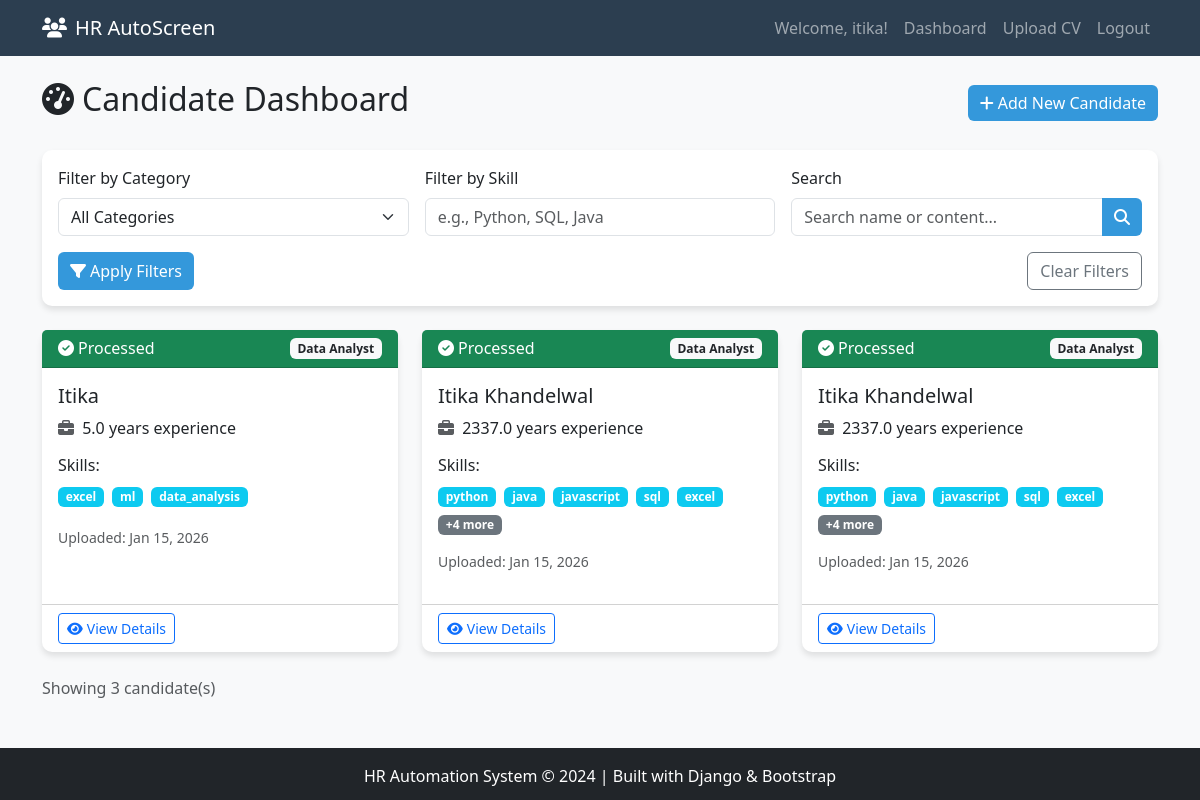
The page /dashboard/ (signed in) on the database its author committed.
### hr_app/models.py (models this page shows, shortened)
class Candidate(models.Model):
    name = models.CharField(max_length=200)
    email = models.EmailField(blank=True, null=True)
    phone = models.CharField(max_length=20, blank=True, null=True)
    cv_file = models.FileField(upload_to='cvs/')
    uploaded_at = models.DateTimeField(auto_now_add=True)
    uploaded_by = models.ForeignKey(
        User,
        on_delete=models.SET_NULL,
        null=True,
        related_name='uploaded_candidates'
    )
    raw_text = models.TextField(blank=True, help_text="Extracted text from CV")
    skills = models.TextField(blank=True, help_text="Comma-separated skills")
    experience_years = models.FloatField(default=0)
    education = models.TextField(blank=True)
    category = models.ForeignKey(
        Category,
        on_delete=models.SET_NULL,
        null=True,
        blank=True
    )
    is_processed = models.BooleanField(default=False)
    created_at = models.DateTimeField(auto_now_add=True)
    updated_at = models.DateTimeField(auto_now=True)
    class Meta:
        ordering = ['-uploaded_at']  # Newest candidates first
    def get_skills_list(self):
        if self.skills:
            return [skill.strip() for skill in self.skills.split(',')]
        return []

class Category(models.Model):
    name = models.CharField(max_length=100, unique=True)
    description = models.TextField(blank=True)
    keywords = models.TextField(
        help_text="Comma-separated keywords to identify this category"
    )
    class Meta:
        verbose_name_plural = "Categories"

### hr_app/views.py (the view, shortened to what this page needs)
# urls.py: path('dashboard/', views.dashboard, name='dashboard'),
@login_required
def dashboard(request):
    candidates = Candidate.objects.all().select_related('category').order_by('-uploaded_at')
    categories = Category.objects.all()
    category_filter = request.GET.get('category')
    skill_filter = request.GET.get('skill')
    search_query = request.GET.get('search')
    experience_filter = request.GET.get('experience')
    if category_filter and category_filter != 'all':
        candidates = candidates.filter(category__name=category_filter)
    if skill_filter and skill_filter.strip():
        candidates = candidates.filter(skills__icontains=skill_filter.strip())
    if search_query and search_query.strip():
        candidates = candidates.filter(
            Q(name__icontains=search_query) |
            Q(email__icontains=search_query) |
            Q(raw_text__icontains=search_query)
        )
    total_count = candidates.count()
    processed_count = candidates.filter(is_processed=True).count()
    unprocessed_count = total_count - processed_count
    context = {
        'candidates': candidates,
        'categories': categories,
        'current_category': category_filter,
        'current_skill': skill_filter,
        'search_query': search_query,
        'experience_filter': experience_filter,
        'total_count': total_count,
        'processed_count': processed_count,
        'unprocessed_count': unprocessed_count,
    }
    return render(request, 'hr_app/dashboard.html', context)

### templates/hr_app/dashboard.html (shortened to what this page needs)
{% extends 'base.html' %}
{% block content %}
<div class="d-flex justify-content-between align-items-center mb-4">
    <h2>
        <i class="fas fa-tachometer-alt me-2"></i>Candidate Dashboard
    </h2>
    <a href="{% url 'upload_cv' %}" class="btn btn-primary">
        <i class="fas fa-plus me-1"></i>Add New Candidate
    </a>
</div>
<div class="card mb-4">
    <div class="card-body">
        <form method="GET" class="row g-3">
            <div class="col-md-4">
                <label for="category" class="form-label">Filter by Category</label>
                <select name="category" id="category" class="form-select">
                    <option value="all" {% if not current_category or current_category == 'all' %}selected{% endif %}>
                        All Categories
                    </option>
                </select>
            </div>
            <div class="col-md-4">
                <label for="skill" class="form-label">Filter by Skill</label>
                <input type="text" name="skill" id="skill" class="form-control"
                       placeholder="e.g., Python, SQL, Java" value="{{ current_skill|default:'' }}">
            </div>
            <div class="col-md-4">
                <label for="search" class="form-label">Search</label>
                <div class="input-group">
                    <input type="text" name="search" id="search" class="form-control"
                           placeholder="Search name or content..." value="{{ search_query|default:'' }}">
                    <button type="submit" class="btn btn-primary">
                        <i class="fas fa-search"></i>
                    </button>
                </div>
            </div>
            <div class="col-12">
                <div class="d-flex justify-content-between">
                    <button type="submit" class="btn btn-primary">
                        <i class="fas fa-filter me-1"></i>Apply Filters
                    </button>
                    <a href="{% url 'dashboard' %}" class="btn btn-outline-secondary">
                        Clear Filters
                    </a>
                </div>
            </div>
        </form>
    </div>
</div>
{% if candidates %}
    <div class="row">
        {% for candidate in candidates %}
            <div class="col-lg-4 col-md-6 mb-4">
                <div class="card h-100">
                    <div class="card-header {% if candidate.is_processed %}bg-success{% else %}bg-warning{% endif %} text-white">
                        <div class="d-flex justify-content-between align-items-center">
                            <h6 class="mb-0">
                                {% if candidate.is_processed %}
                                    <i class="fas fa-check-circle me-1"></i>Processed
                                {% else %}
                                    <i class="fas fa-clock me-1"></i>Pending
                                {% endif %}
                            </h6>
                            <span class="badge bg-light text-dark">
                                {{ candidate.category.name|default:"Uncategorized" }}
                            </span>
                        </div>
                    </div>
                    <div class="card-body">
                        <h5 class="card-title">{{ candidate.name }}</h5>
                        <div class="mb-3">
                            {% if candidate.experience_years > 0 %}
                                <p class="mb-1">
                                    <i class="fas fa-briefcase me-1 text-muted"></i>
                                    {{ candidate.experience_years }} years experience
                                </p>
                            {% endif %}
                        </div>
                        {% if candidate.skills %}
                            <h6>Skills:</h6>
                            <div class="mb-3">
                                {% for skill in candidate.get_skills_list|slice:":5" %}
                                    <span class="badge bg-info me-1 mb-1">{{ skill }}</span>
                                {% endfor %}
                                {% if candidate.get_skills_list|length > 5 %}
                                    <span class="badge bg-secondary">+{{ candidate.get_skills_list|length|add:"-5" }} more</span>
                                {% endif %}
                            </div>
                        {% endif %}
                        <div class="small text-muted mb-3">
                            Uploaded: {{ candidate.uploaded_at|date:"M d, Y" }}
                        </div>
                    </div>
                    <div class="card-footer bg-transparent">
                        <a href="{% url 'candidate_detail' candidate.id %}" class="btn btn-outline-primary btn-sm">
                            <i class="fas fa-eye me-1"></i>View Details
                        </a>
                    </div>
                </div>
            </div>
        {% endfor %}
    </div>
    <div class="d-flex justify-content-between align-items-center">
        <div class="text-muted">
            Showing {{ candidates.count }} candidate(s)
        </div>
    </div>
{% endif %}
{% endblock %}

### templates/base.html (shortened to what this page needs)
<!DOCTYPE html>
<html lang="en">
<head>
    <link href="https://cdn.jsdelivr.net/npm/bootstrap@5.3.0/dist/css/bootstrap.min.css" rel="stylesheet">
    <link rel="stylesheet" href="https://cdnjs.cloudflare.com/ajax/libs/font-awesome/6.4.0/css/all.min.css">
    <link rel="stylesheet" href="/static/css/style.css">
</head>
<body>
    <nav class="navbar navbar-expand-lg navbar-dark">
        <div class="container">
            <a class="navbar-brand" href="{% url 'home' %}">
                <i class="fas fa-users me-2"></i>HR AutoScreen
            </a>
            <div class="collapse navbar-collapse">
                <ul class="navbar-nav ms-auto">
                    {% if user.is_authenticated %}
                        <li class="nav-item">
                            <span class="nav-link">Welcome, {{ user.username }}!</span>
                        </li>
                        <li class="nav-item">
                            <a class="nav-link" href="{% url 'dashboard' %}">Dashboard</a>
                        </li>
                        <li class="nav-item">
                            <a class="nav-link" href="{% url 'upload_cv' %}">Upload CV</a>
                        </li>
                        <li class="nav-item">
                            <form method="post" action="{% url 'logout' %}" class="d-inline">
                                <button type="submit" class="btn btn-link nav-link">Logout</button>
                            </form>
                        </li>
                    {% else %}
                        <li class="nav-item">
                            <a class="nav-link" href="{% url 'login' %}">Login</a>
                        </li>
                    {% endif %}
                </ul>
            </div>
        </div>
    </nav>
    <main class="container my-4">
        {% block content %}
        {% endblock %}
    </main>
    <footer class="bg-dark text-white text-center py-3 mt-5">
        <div class="container">
            <p class="mb-0">HR Automation System &copy; 2024 | Built with Django & Bootstrap</p>
        </div>
    </footer>
</body>
</html>

### static/css/style.css (style rules this page uses)
.card { transition: all 0.3s ease; border: 1px solid #e0e0e0; }

### templates/base.html (style rules this page uses)
:root { --primary-color: #2c3e50; --secondary-color: #3498db; --accent-color: #e74c3c; --light-bg: #f8f9fa; }
body { font-family: 'Segoe UI', Tahoma, Geneva, Verdana, sans-serif; background-color: var(--light-bg); }
.navbar { background-color: var(--primary-color) !important; }
.card { border: none; border-radius: 10px; box-shadow: 0 4px 6px rgba(0,0,0,0.1); transition: transform 0.3s; }
.btn-primary { background-color: var(--secondary-color); border: none; }

### rows shown on the page
Candidate: is_processed True (drawn), category.name "Data Analyst", name "Itika", experience_years "5.0", get_skills_list "excel" "ml" "data_analysis", uploaded_at "Jan 15, 2026"
Candidate: is_processed True (drawn), category.name "Data Analyst", name "Itika Khandelwal", experience_years "2337.0", get_skills_list "python" "java" "javascript" "sql" "excel", get_skills_list|length "4", uploaded_at "Jan 15, 2026"
Candidate: is_processed True (drawn), category.name "Data Analyst", name "Itika Khandelwal", experience_years "2337.0", get_skills_list "python" "java" "javascript" "sql" "excel", get_skills_list|length "4", uploaded_at "Jan 15, 2026"

### other values the page prints
{{ user.username }} "itika"
{{ candidates.count }} "3"
